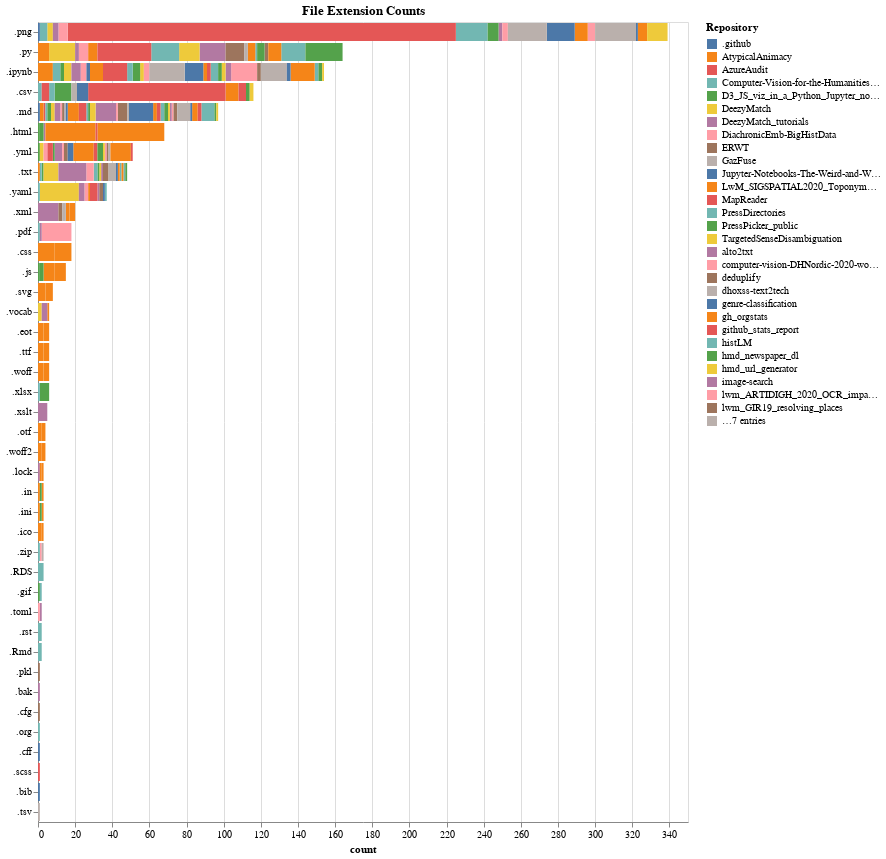

Source (notebook cell):
### Markdown cell above
### File extensions counts by repository

### Code cell
df = pd.DataFrame.from_dict(lwm_stats.get_org_file_ext_frequency("public"))
df = df.drop(labels=['.jpg','.json'])
df.reset_index(inplace=True)
data = pd.melt(frame=df, id_vars=["index"], value_name="count")
chart = (
    alt.Chart(data)
    .mark_bar()
    .encode(
        y=alt.Y(
            "index:N",
            title=None,
            sort=alt.EncodingSortField(field="count", order="descending", op="sum"),
        ),
        x=alt.X("count:Q"),
        color=alt.Color("variable:N", title="Repository"),
        tooltip=[alt.Tooltip("variable:N", title="Repository"), "count:Q"],
    )
    .properties(width=WIDTH, title='File Extension Counts')
)
chart

### Figure 1 — Vega-Lite specification as saved in the notebook (floating-point values rounded to 4 significant figures; data arrays with more than 128 entries replaced by an {"elided": "..."} marker saying what was removed)
{"config": {"view": {"continuousWidth": 400, "continuousHeight": 300}}, "data": {"name": "data-48d363460102942553e555b278545eae"}, "mark": "bar", "encoding": {"color": {"type": "nominal", "field": "variable", "title": "Repository"}, "tooltip": [{"type": "nominal", "field": "variable", "title": "Repository"}, {"type": "quantitative", "field": "count"}], "x": {"type": "quantitative", "field": "count"}, "y": {"type": "nominal", "field": "index", "sort": {"field": "count", "op": "sum", "order": "descending"}, "title": null}}, "title": "File Extension Counts", "width": 650, "$schema": "https://vega.github.io/schema/vega-lite/v4.8.1.json", "datasets": {"data-48d363460102942553e555b278545eae": {"elided": "1440 records"}}}
